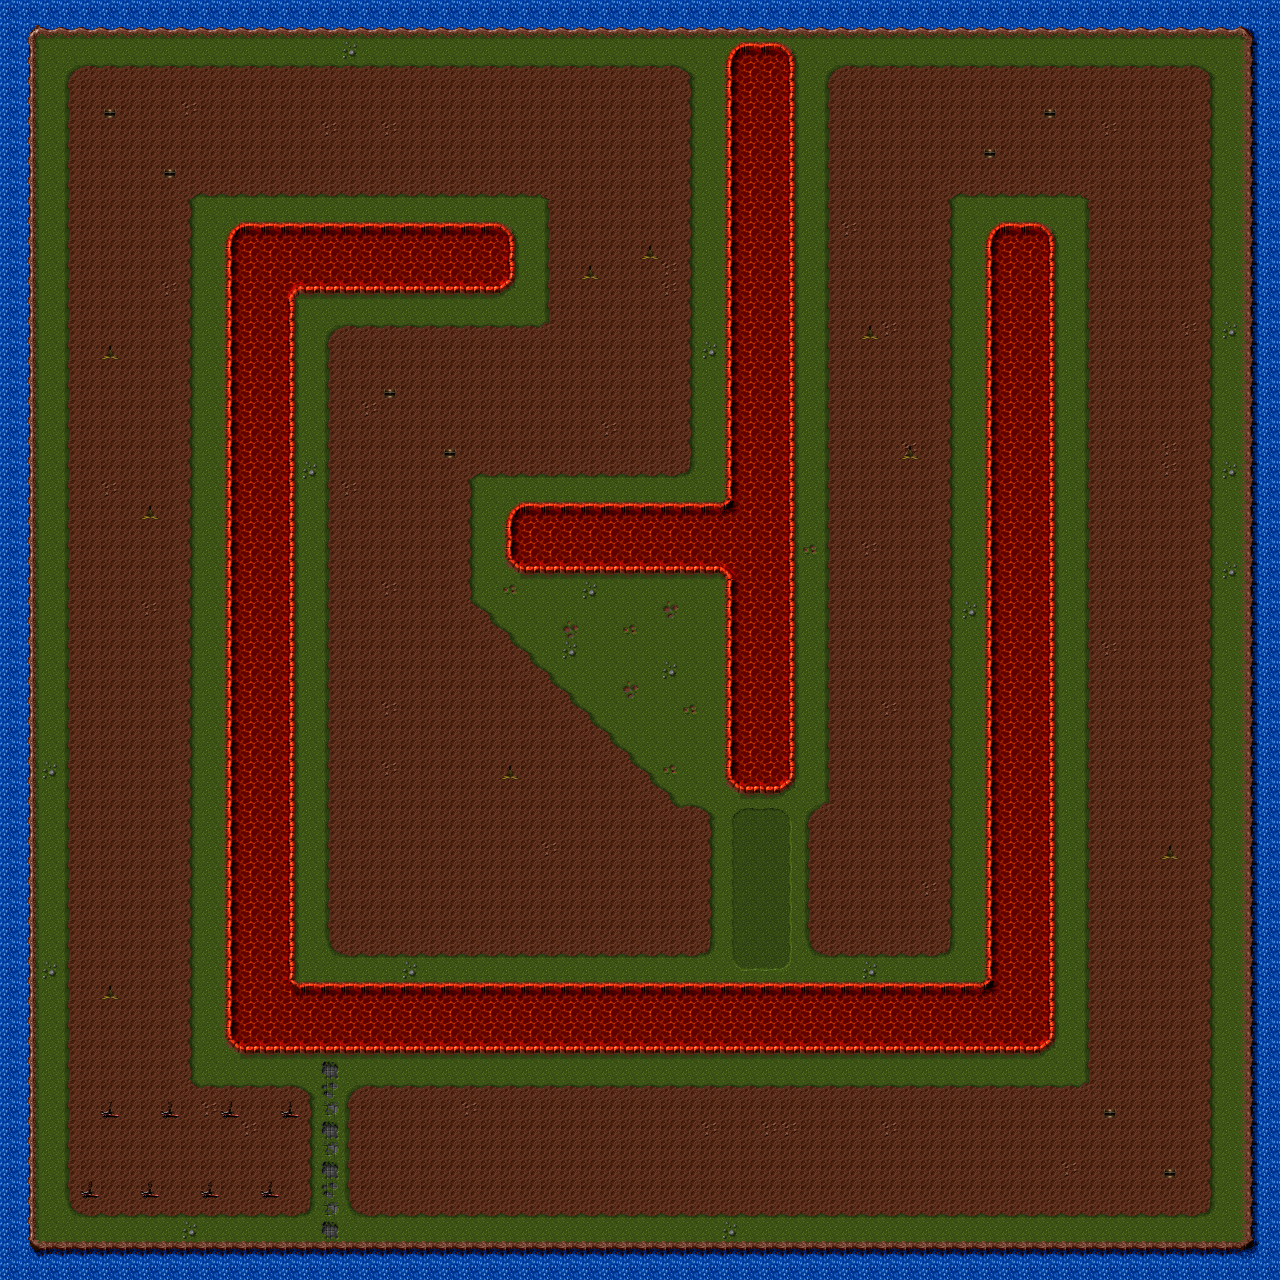

Below is a game level as drawn by its tile map, then a one-line description and the .tmx that defines it (tile-layer data replaced by summaries):
An orthogonal 64x64 tile map with 20x20 px tiles, 2 tile layers (terrain, specials), 2 tilesets.

<map version="1.0" orientation="orthogonal" width="64" height="64" tilewidth="20" tileheight="20">
 <tileset firstgid="1" source="../tilesets/terrain.tsx" />
 <tileset firstgid="1601" source="../tilesets/specials.tsx" />
 <layer name="terrain" width="64" height="64">
  <data>[4096 cells, 4096 non-empty, 53 distinct tile ids]</data>
 </layer>
 <layer name="specials" width="64" height="64">
  <data>[4096 cells, 25 non-empty, 10 distinct tile ids]</data>
 </layer>
</map>